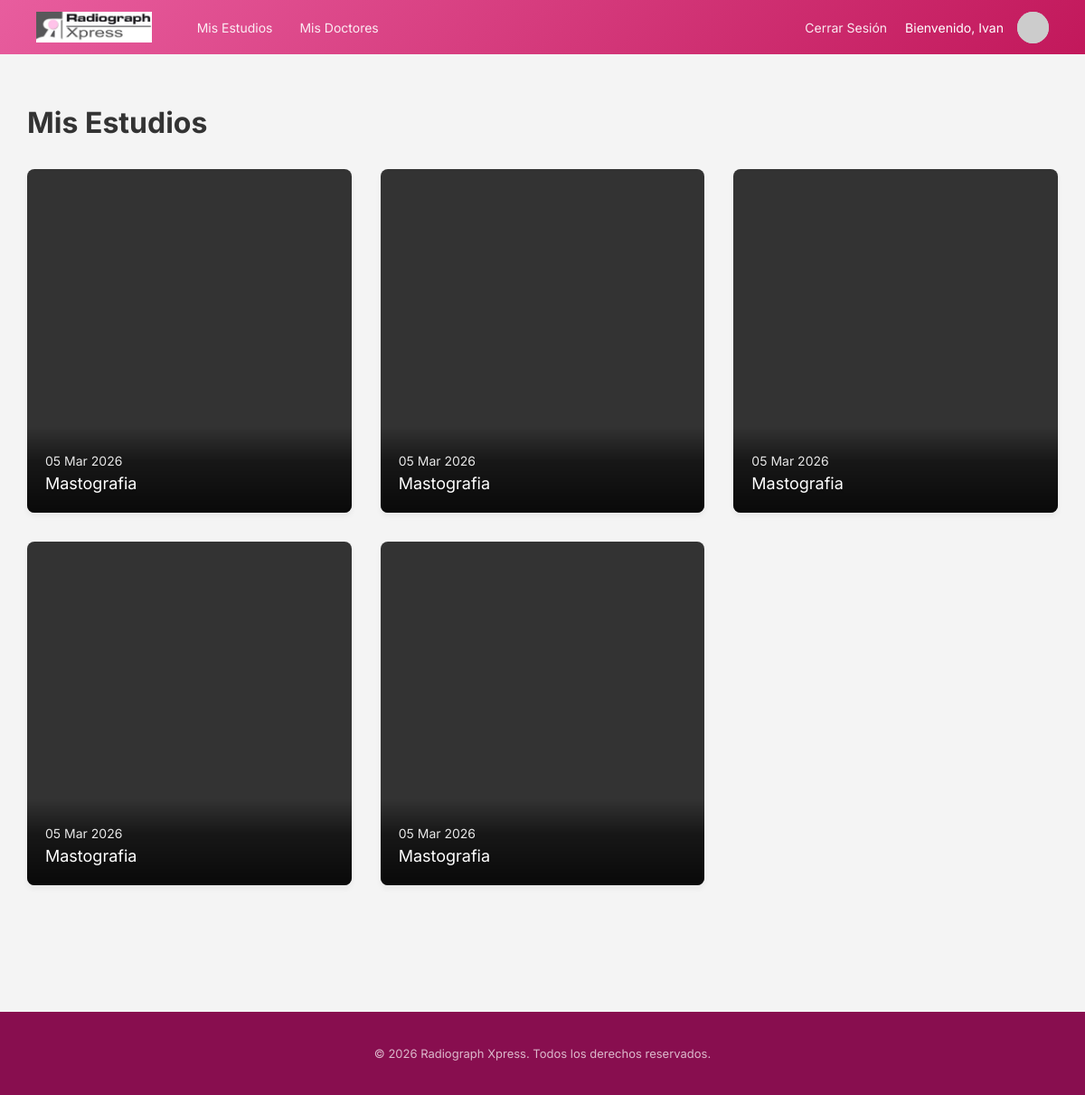
/patients/ (signed in), run on the app's committed database.
### patientsDashboard/models.py (models this page shows, shortened)
class Patient(models.Model):
    MALE = 'M'
    FEMALE = 'F'
    OTHER = 'O'
    GENDER_CHOICES = [
        (MALE, 'Male'),
        (FEMALE, 'Female'),
        (OTHER, 'Other'),
    ]
    user = models.OneToOneField(User, on_delete=models.CASCADE, null=True, related_name='patient_profile')
    id_patient = models.AutoField(primary_key=True)
    address = models.CharField(max_length=100)
    phone = models.CharField(max_length=100)
    gender = models.CharField(max_length=1, choices=GENDER_CHOICES, default=OTHER)
    is_email_verified = models.BooleanField(default=False)
    associated_doctors = models.ManyToManyField('associateDoctorDashboard.AssociateDoctor', related_name='patients')
    @property
    def first_name(self):
        if self.user:
            return self.user.first_name
        return ""

### core/models.py (models this page shows)
class Study(models.Model):
    id_study = models.AutoField(primary_key=True)
    pacs_url = models.CharField(max_length=100)
    email_sent = models.BooleanField(default=False)
    date = models.DateField()
    id_study_request = models.ForeignKey('assistantDashboard.StudyRequest', on_delete=models.CASCADE)
    id_report = models.ForeignKey('Report', on_delete=models.CASCADE, null=True, blank=True)
    id_patient = models.ForeignKey('patientsDashboard.Patient', on_delete=models.CASCADE)

class Report(models.Model):
    PENDING = 'PEN'
    IN_PROGRESS = 'PRO'
    COMPLETED = 'COM'
    STATUS_CHOICES = [
        (PENDING, 'Pending'),
        (IN_PROGRESS, 'In Progress'),
        (COMPLETED, 'Completed'),
    ]
    id_report = models.AutoField(primary_key=True)
    status = models.CharField(max_length=3, choices=STATUS_CHOICES, default=PENDING)
    about = models.CharField(max_length=200)
    patients_description = models.CharField(max_length=200)
    findings = models.TextField()
    conclusions = models.TextField()
    recommendations = models.TextField()
    date = models.DateField(default=datetime.now)
    doctor_in_charge = models.ForeignKey('doctorsDashboard.ReportingDoctor', on_delete=models.CASCADE)

### patientsDashboard/views.py (the view)
# urls.py: path('', views.PatientDashboardView.as_view(), name='patientsDashboard'),
class PatientDashboardView(PatientRequiredMixin, ListView):
    model = Study
    template_name = 'patientsDashboard/patientsDashboard.html'
    context_object_name = 'studies'
    def get_queryset(self):
        if hasattr(self.request.user, 'patient_profile'):
            patient = self.request.user.patient_profile
            return Study.objects.filter(
                id_patient=patient,
                id_report__isnull=False
            ).order_by('-date')
        return Study.objects.none()

### core/mixins.py (called while the page is built)
    def test_func(self):
        return self.request.user.groups.filter(name='Patients').exists()

    def get_context_data(self, **kwargs):
        context = super().get_context_data(**kwargs)
        if hasattr(self.request.user, 'patient_profile'):
            context['patient'] = self.request.user.patient_profile
        return context

### patientsDashboard/templates/patientsDashboard/patientsDashboard.html (shortened to what this page needs)
{% extends 'patientsDashboard/base.html' %}
{% block content %}
{% load static %}
<link rel="stylesheet" href="{% static 'core/css/study_card.css' %}">
<h1>Mis Estudios</h1>
<div class="studies-grid">
    {% for study in studies %}
        {% url 'patientsDashboard:studyDetail' study.id_study as study_detail_url %}
        {% include "core/components/study_card.html" with study_url=study_detail_url pacs_url=study.pacs_url date=study.date title=study.id_report.about|default:"Pendiente de reporte" %}
    {% empty %}
        <p style="text-align: center; width: 100%; color: #999;">No tienes estudios registrados.</p>
    {% endfor %}
</div>
{% endblock %}

### patientsDashboard/templates/patientsDashboard/base.html (shortened to what this page needs)
{% load static %}
<!DOCTYPE html>
<html lang="es">
<head>
    <link rel="stylesheet" href="{% static 'core/css/design-system.css' %}">
    <link rel="stylesheet" href="{% static 'patientsDashboard/base.css' %}">
    <link rel="stylesheet" href="{% static 'doctorsDashboard/style.css' %}">
</head>
<body>
    <header>
        <nav class="navbar">
            <div class="navbar-left">
                <img src="{% static 'core/assets/img/logos/radiographxpress_logo.png' %}" alt="Radiograph Xpress"
                    class="navbar-logo">
            </div>
            <div class="navbar-center">
                <ul class="nav-links">
                    <li><a href="{% url 'patientsDashboard:patientsDashboard' %}" class="nav-link">Mis Estudios</a></li>
                    <li><a href="{% url 'patientsDashboard:manage_doctors' %}" class="nav-link">Mis Doctores</a></li>
                </ul>
            </div>
            <div class="navbar-right">
                <a href="{% url 'patientsDashboard:logout' %}" class="nav-link">Cerrar Sesión</a>
                <a href="{% url 'patientsDashboard:profile' %}" class="user-info" style="text-decoration: none;">
                    {% if patient %}
                    <span class="welcome-text">Bienvenido, {{ patient.first_name }}</span>
                    {% else %}
                    <span class="welcome-text">Bienvenido, {{ user.first_name }}</span>
                    {% endif %}
                    <img src="https://ui-avatars.com/api/?name={{ user.first_name|default:'User' }}&background=0D8ABC&color=fff&rounded=true&bold=true"
                        alt="Profile" class="user-avatar">
                </a>
            </div>
        </nav>
    </header>
    <main class="main-content" style="margin-top: 60px;">
        {% block content %}
        {% endblock %}
    </main>
    {% include 'core/components/footer.html' %}
</body>
</html>

### core/templates/core/components/study_card.html (shortened to what this page needs)
<a href="{{ study_url }}" class="study-card {{ extra_classes }}">
    <iframe class="study-card-image" src="{{ pacs_url }}" scrolling="no" frameborder="0"></iframe>
    <div class="study-card-overlay"></div>
    <div class="study-card-info">
        {% if date %}
        <p class="study-date">{{ date|date:"d M Y" }}</p>
        {% endif %}
        <p class="patient-name">{{ title }}</p>
    </div>
</a>

### core/static/core/css/design-system.css (style rules this page uses)
:root { --brand-gradient-start: #E85D9E; --brand-gradient-end: #C2185B; --brand-footer-bg: #880E4F; --text-primary: #111827; --text-secondary: #6B7280; --text-white: #ffffff; --bg-page: #F3F4F6; --bg-white: #ffffff; --font-primary: 'Inter', sans-serif; }
body { min-height: 100vh; display: flex; flex-direction: column; }
.main-content { flex: 1; }

### patientsDashboard/static/patientsDashboard/base.css (style rules this page uses)
body { margin: 0; font-family: 'Inter', sans-serif; background-color: #F3F4F6; color: #333; min-height: 100vh; display: flex; flex-direction: column; }
.main-content { flex: 1; max-width: 1440px; width: 100%; margin: 0 auto; padding: 40px 30px; box-sizing: border-box; }

### doctorsDashboard/static/doctorsDashboard/style.css (style rules this page uses)
body { margin: 0; padding: 0; font-family: 'Inter', sans-serif; background-color: #f4f4f4; }
.navbar { width: 100%; height: 60px; background: linear-gradient(135deg, var(--brand-gradient-start) 0%, var(--brand-gradient-end) 100%); display: flex; justify-content: space-between; align-items: center; padding: 0 40px; box-sizing: border-box; position: fixed; top: 0; z-index: 1000; }
.navbar-left { display: flex; align-items: center; }
.navbar-logo { height: 35px; width: auto; object-fit: contain; }
.navbar-center { flex-grow: 1; display: flex; padding-left: 50px; }
.nav-links { list-style: none; margin: 0; padding: 0; display: flex; gap: 30px; }
.nav-link { color: #ffffff; text-decoration: none; font-size: 14px; font-weight: 400; opacity: 0.9; transition: opacity 0.2s ease; position: relative; display: inline-block; padding-bottom: 2px; padding-top: 2px; }
.nav-link::after { content: ''; position: absolute; width: 100%; transform: scaleX(0); height: 2px; bottom: 0; left: 0; background-color: #ffffff; transform-origin: bottom right; transition: transform 0.25s ease-out; }
.navbar-right { display: flex; align-items: center; gap: 20px; }
.user-info { display: flex; align-items: center; gap: 15px; color: #ffffff; }
.welcome-text { font-size: 14px; font-weight: 400; text-align: right; white-space: nowrap; }
.user-avatar { width: 35px; height: 35px; border-radius: 50%; background-color: #ccc; object-fit: cover; }
.studies-grid { display: grid; grid-template-columns: repeat(auto-fill, minmax(320px, 1fr)); gap: 32px; width: 100%; margin: 0 auto; padding-bottom: 100px; }
.study-card { width: 100%; aspect-ratio: 700 / 742; background-color: white; overflow: hidden; cursor: pointer; position: relative; transition: transform 0.2s ease; border-radius: 8px; display: block; text-decoration: none; box-shadow: 0 4px 6px rgba(0, 0, 0, 0.05); }
.study-card-image { width: 100%; height: 100%; position: absolute; top: 0; left: 0; object-fit: cover; border: none; pointer-events: none; }
.study-card-overlay { width: 100%; height: 25%; position: absolute; left: 0; bottom: 0; opacity: 0.9; background: linear-gradient(to bottom, transparent 0%, rgba(0, 0, 0, 0.6) 40%, rgba(0, 0, 0, 0.9) 100%); pointer-events: none; }
.study-card-info { position: absolute; left: 20px; bottom: 20px; z-index: 2; width: calc(100% - 40px); pointer-events: none; }
.patient-name { margin: 0; color: white; font-size: 18px; font-family: 'Inter', -apple-system, BlinkMacSystemFont, 'Segoe UI', sans-serif; font-weight: 400; line-height: 1.4; word-wrap: break-word; text-shadow: 0 2px 4px rgba(0, 0, 0, 0.3); }

### core/static/core/css/study_card.css (style rules this page uses)
.study-card { width: 100%; aspect-ratio: 700 / 742; background-color: white; overflow: hidden; cursor: pointer; position: relative; transition: transform 0.2s ease; border-radius: 8px; display: block; text-decoration: none; box-shadow: 0 4px 6px rgba(0, 0, 0, 0.05); }
.study-card-image { width: 100%; height: 100%; position: absolute; top: 0; left: 0; object-fit: cover; border: none; pointer-events: none; background-color: #333; }
.study-card-overlay { width: 100%; height: 25%; position: absolute; left: 0; bottom: 0; opacity: 0.9; background: linear-gradient(to bottom, transparent 0%, rgba(0, 0, 0, 0.6) 40%, rgba(0, 0, 0, 0.9) 100%); pointer-events: none; }
.study-card-info { position: absolute; left: 20px; bottom: 20px; z-index: 2; width: calc(100% - 40px); pointer-events: none; }
.patient-name, .study-title { margin: 0; color: white; font-size: 18px; font-family: 'Inter', -apple-system, BlinkMacSystemFont, 'Segoe UI', sans-serif; font-weight: 400; line-height: 1.4; word-wrap: break-word; text-shadow: 0 2px 4px rgba(0, 0, 0, 0.3); }
.study-date { margin: 0; color: white; font-size: 14px; font-weight: 400; opacity: 0.9; margin-bottom: 4px; text-shadow: 0 1px 2px rgba(0, 0, 0, 0.5); }

### data on the page
Patient: first_name "Ivan"
Study: date "05 Mar 2026"
Report: about "Mastografia"
Study: date "05 Mar 2026"
Report: about "Mastografia"
Study: date "05 Mar 2026"
Report: about "Mastografia"
Study: date "05 Mar 2026"
Report: about "Mastografia"
Study: date "05 Mar 2026"
Report: about "Mastografia"
